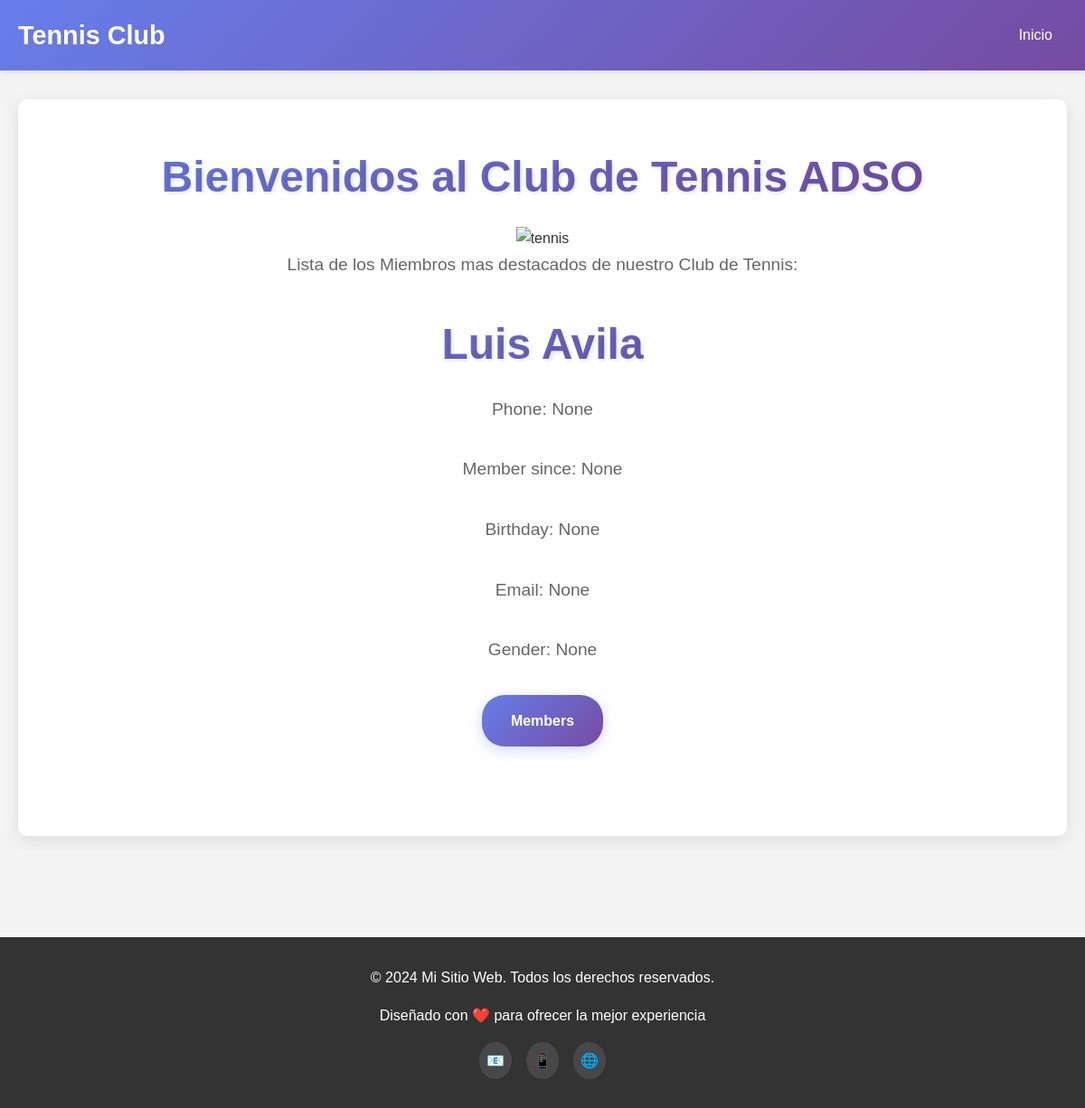
The page /members/details/5 on the database as committed earlier.
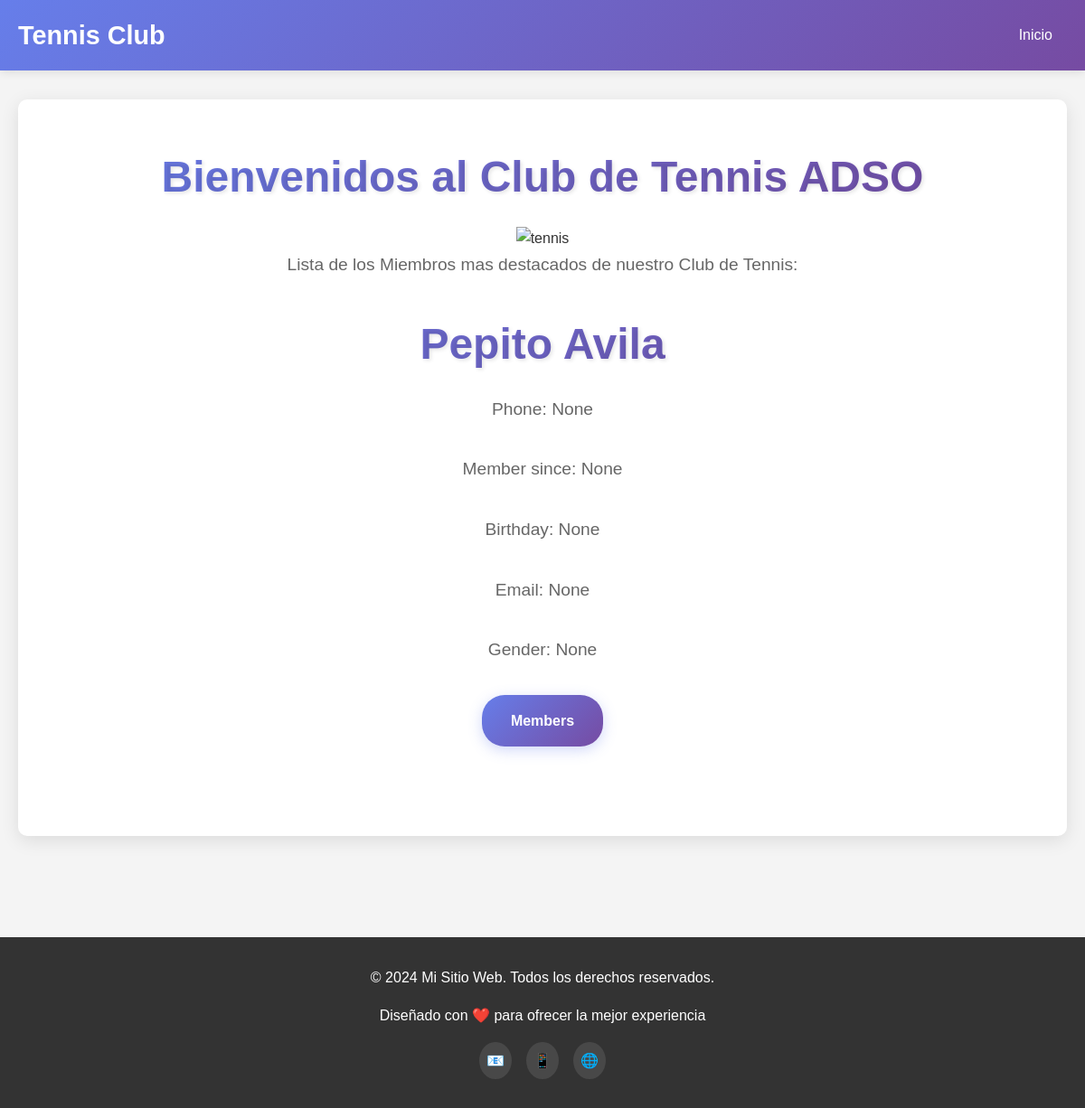
The same page on the database as committed later.
### members/models.py (models this page shows)
class Member(models.Model):
  firstname = models.CharField(max_length=255)
  lastname = models.CharField(max_length=255)
  phone = models.IntegerField(null=True)
  joined_date = models.DateField(null=True)
  gender = models.CharField(max_length=255, null=True)
  birthday= models.DateField(null=True)
  email= models.CharField(max_length=255, null=True)

### members/views.py (the view)
# urls.py: path('members/details/<int:id>', views.details, name='details'),
def details(request, id):
  mymember = Member.objects.get(id=id)
  template = loader.get_template('details.html')
  context = {
    'mymember': mymember,
  }
  return HttpResponse(template.render(context, request))

### members/templates/details.html (shortened to what this page needs)
{% extends "master.html" %}
{% block content %}
        <h1>{{ mymember.firstname }} {{ mymember.lastname }}</h1>
        <p>Phone: {{ mymember.phone }}</p>
        <p>Member since: {{ mymember.joined_date }}</p>
        <p>Birthday: {{ mymember.birthday }}</p>
        <p>Email: {{ mymember.email }}</p>
        <p>Gender: {{ mymember.gender }}</p>
        <a href="/members" class="cta-button">Members</a>
{% endblock %}

Rows that differ between the two databases and show on the page:
changed Member "Avila": firstname "Luis" → "Pepito"
